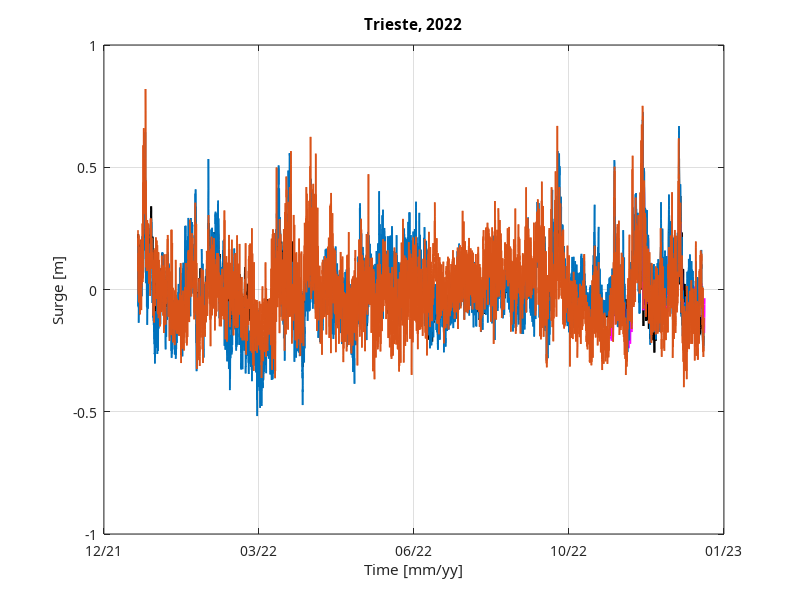

Write MATLAB code to recreate this figure. (Note: this script raises an error after producing the figure.)
%%

clear, clc

%% Load 

% Observations
addpath('C:\Users\Rodrigo\Desktop\Rodrigo\02 - Research fellow\01 - Storm surge ML downscaling\surge_ml\tests\inference 2022\observations')
sta = load('meteoDTNLP13h_TG_Trieste_2022.txt');

% Copernicus forecast
addpath('C:\Users\Rodrigo\Desktop\Rodrigo\02 - Research fellow\01 - Storm surge ML downscaling\surge_ml\tests\inference 2022\medphysics')
cop = load('meteoDTNLP13h_cmemsforecast_Trieste_2022-2023.txt');

% ML model 1 - MLR
addpath('C:\Users\Rodrigo\Desktop\Rodrigo\02 - Research fellow\01 - Storm surge ML downscaling\surge_ml\tests\inference 2022\Trieste\MLR-MADc')
shy = load('mlrModel_Run13_2022_inference_RAW.txt');

% ML model 2 - LSTMh
addpath('C:\Users\Rodrigo\Desktop\Rodrigo\02 - Research fellow\01 - Storm surge ML downscaling\surge_ml\tests\inference 2022\Trieste\LSTMh-MADc')
shy2 = load('lstmHybridModel_Run9_2022_inference_RAW.txt');

% ML model 2 - MLP
% addpath('C:\Users\Rodrigo\Desktop\Rodrigo\02 - Research fellow\01 - Storm surge ML downscaling\Experiments_v6_v2\surge-ml_v2 - sliding-window\downscaling 2022\Trieste\MLP-MADc')
% shy2 = load('mlpModelLP13h_Trieste_2022_checkpoint13_v2026.txt');

%%

% Observations 
x = sta(:,8)-mean(sta(:,8),'omitnan');

% Copernicus forecast
f = cop(:,8)-mean(cop(:,8));

% ML models
y1 = shy(:,8)-mean(shy(:,8));
y2 = shy2(:,8)-mean(shy2(:,8));

%% Plot complete downscaling period

figure(1)
set(gcf,'position',[60 60 1700 500])

% Observations
plot(sta(:,7),x,'k','LineWidth',1.4)
hold on
% plot(sta2(:,7),x2,'r','LineWidth',1.4)
% hold on

% Copernicus forecast
plot(cop(:,7),f,'m','LineWidth',1.4)
hold on

% ML models
plot(shy(:,7),y1,'color',[0 0.4470 0.7410],'LineWidth',1.2)
hold on
plot(shy2(:,7),y2,'color',[0.8500 0.3250 0.0980],'LineWidth',1.2)

% Apply Century Gothic font to all text elements
set(gca, 'FontName', 'Century Gothic');  % Axes labels and ticks
title('Trieste, 2022', 'FontName', 'Century Gothic');
xlabel('Time [mm/yy]', 'FontName', 'Century Gothic');
ylabel('Surge [m]', 'FontName', 'Century Gothic');

datetick('x','mm/yy','keepticks')
grid on
ax = gca;
ax.FontSize = 16;
%ax.TitleFontSizeMultiplier = 1.1;
ax.TitleFontWeight = 'bold';

legend({'Tide gauge: Trieste','Copernicus forecast',...
    'MLR-MADc^2', 'LSTMh-MADc^2'},...
    'Location', 'east', 'NumColumns', 1, 'FontSize', 13);
lgd = legend('Location', 'north', 'Orientation', 'horizontal');
lgd.Title.String = 'Legend';
lgd.FontName = 'Century Gothic';

% Export on high resolution
addpath('C:\Users\Rodrigo\Desktop\Rodrigo\Matlab functions\altmany-export_fig-3.40.0.0')
set(gcf, 'Color', 'w');
%export_fig('Timeseries_2022_traintestTG_Trieste_MLR_LSTMh_HQ.png','-m2.5')

%% Specific storm surge event 

yearselec = 2022;
monthselec = 11;

figure(2)
set(gcf,'position',[60 60 1800 650])

ai_1 = datenum(yearselec,monthselec,1,00,00,00):datenum(0000,0,0,1,00,00):datenum(yearselec,monthselec,31,23,00,00);
ix_plot1 = find(shy(:,1)==yearselec(1) & shy(:,2)==monthselec(1));

% Observations
plot(sta(:,7),x,'k','LineWidth',1.8)
hold on

% Copernicus forecast
plot(cop(:,7),f,'m','LineWidth',1.4)
hold on

% ML models
plot(shy(:,7),y1,'color',[0 0.4470 0.7410],'LineWidth',1.6)
hold on
plot(shy2(:,7),y2,'color',[0.8500 0.3250 0.0980],'LineWidth',1.6)

grid on

% Apply Century Gothic font to all text elements
set(gca, 'FontName', 'Century Gothic');  % Axes labels and ticks
title('Trieste (November, 2022)', 'FontName', 'Century Gothic');
xlabel('Time [dd/mm/yy]', 'FontName', 'Century Gothic');
ylabel('Surge [m]', 'FontName', 'Century Gothic');

xlim([ai_1(1) ai_1(end)])
ylim([-0.3 1.1])
ax = gca;
ax.XTick = shy(ix_plot1(1):60:ix_plot1(end),7);
datetick('x','dd/mm/yy','keepticks')
ax.FontSize = 20;
%ax.TitleFontSizeMultiplier = 1.1;
ax.TitleFontWeight = 'bold';

legend({'TG: Trieste',...
    'Med-Physics',...
    'MLR-MADc^2', 'LSTMh-MADc^2'},...
    'Location', 'east', 'NumColumns', 5, 'FontSize', 18);
lgd = legend('Location', 'southoutside', 'Orientation', 'horizontal');
lgd.Title.String = 'Legend';
lgd.FontName = 'Century Gothic';

% Export on high resolution
addpath('C:\Users\Rodrigo\Desktop\Rodrigo\Matlab functions\altmany-export_fig-3.40.0.0')
set(gcf, 'Color', 'w');
%export_fig('Timeseries_november2022_Trieste_MLR_LSTMh.png','-m2.5')
%export_fig('Timeseries_november2022_Trieste_MLR_MLP.png','-m2.5')

%%
